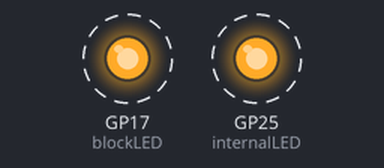
A program run on a simulated Raspberry Pi Pico running MicroPython. Parts: output pins drawn as LEDs (lit = HIGH). Dashed ring = blinking.

Above: at 0.2 s.
Timing chart, 0 to 3.0 s (numbered marks = the images above):
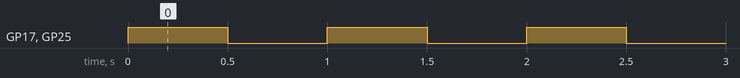

The program:

Blink_Block_and_Internal_LEDs_Day_2.py
```python
# Let it Glow Advent Calendar - Day 2
# Blink the Block and Internal LED together - Activity 2 & 3 Sort of!
# Lori Pfahler
# December 3, 2023

from machine import Pin
from utime import sleep

# setup block LED - red
blockLED = Pin(17, Pin.OUT)

# setup internal LED - green
internalLED = Pin(25, Pin.OUT)

# blink LEDs together
while True:
    blockLED.toggle()
    internalLED.toggle()
    sleep(0.5)
```

Measured:
- by itself, GP17 (blockLED), GP25 (internalLED): alternates HIGH for 0.50 s and LOW for 0.50 s
